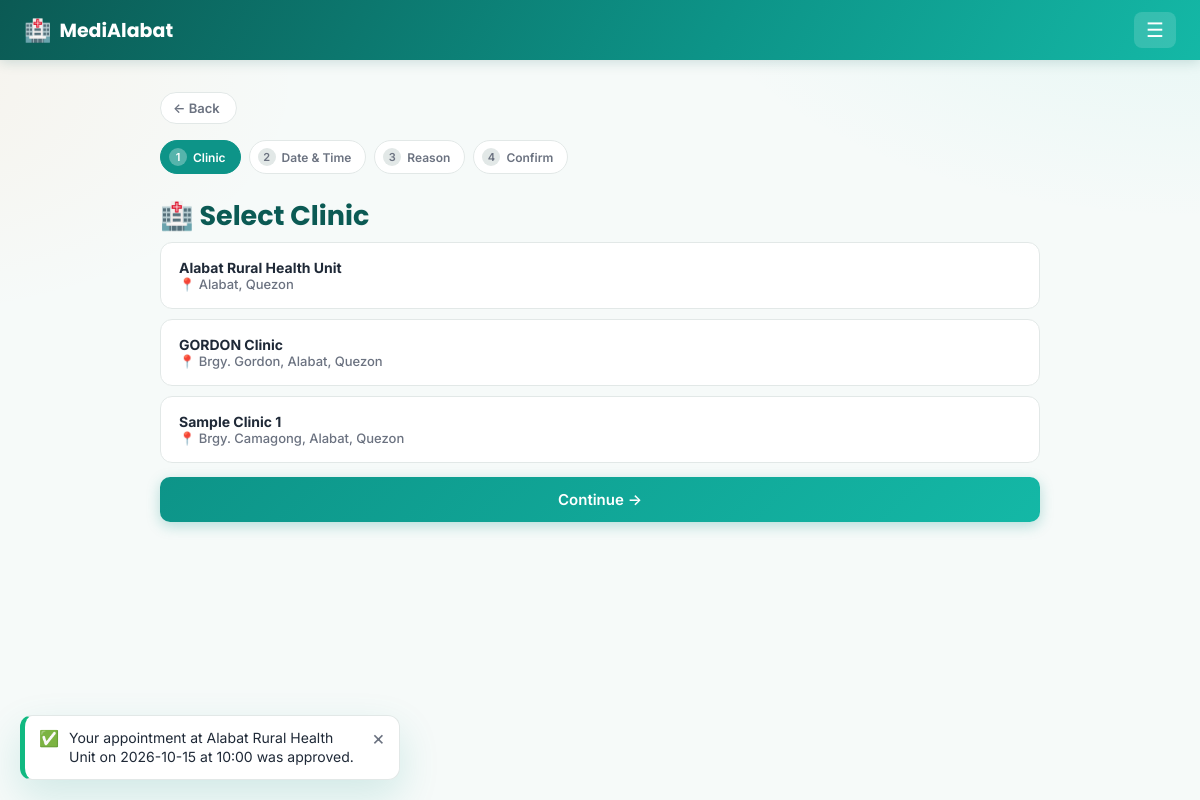
The page /appointment/new (signed in) on the database its author committed.
### tables this page shows
CREATE TABLE clinics (
    id INTEGER PRIMARY KEY AUTOINCREMENT,
    name TEXT NOT NULL,
    address TEXT
);

### app.py (the view)
@app.route("/appointment/new", methods=["GET", "POST"])
@login_required(role="patient")
def new_appointment_clinic(user):
    conn = get_db()
    if request.method == "POST":
        session["new_appt"] = {"clinic_id": request.form["clinic_id"]}
        conn.close()
        return redirect(url_for("new_appointment_datetime"))
    clinics = conn.execute("SELECT * FROM clinics ORDER BY name").fetchall()
    conn.close()
    return render_template("patient/new_appointment_clinic.html", clinics=clinics)

### app.py (called while the page is built)
def current_user():
    if "user_id" not in session:
        return None
    conn = get_db()
    user = conn.execute("SELECT * FROM users WHERE id = ?", (session["user_id"],)).fetchone()
    conn.close()
    return user

def current_lang():
    return session.get("lang", DEFAULT_LANG)

@app.context_processor
def inject_globals():
    lang = current_lang()
    def fdate(d):
        """'October 8, 2026' / 'Oktubre 8, 2026' — month name follows the active language."""
        return f"{_t('month.' + str(d.month), lang=lang)} {d.day}, {d.year}"
    def fdatetime(value):
        """Format a stored 'YYYY-MM-DD HH:MM' string; returns '' for empty/unparseable values."""
        try:
            dt = datetime.strptime(value, "%Y-%m-%d %H:%M")
        except (TypeError, ValueError):
            return ""
        hour12 = dt.hour % 12 or 12
        return f"{fdate(dt.date())} · {hour12}:{dt.minute:02d} {'AM' if dt.hour < 12 else 'PM'}"
    return {
        "current_user": current_user(),
        "current_lang": lang,
        "t": lambda key, **kwargs: _t(key, lang=lang, **kwargs),
        "fdate": fdate,
        "fdatetime": fdatetime,
    }

def login_required(role=None):
    def decorator(view):
        @functools.wraps(view)
        def wrapped(*args, **kwargs):
            user = current_user()
            if user is None:
                return redirect(url_for("login"))
            if user["role"] == "staff" and user["status"] != "active":
                session.clear()                    # an unapproved / rejected staff account must never get in
                return redirect(url_for("login"))
            if role and user["role"] != role:
                abort(403)
            return view(user, *args, **kwargs)
        return wrapped
    return decorator

### db.py (called while the page is built)
def get_db():
    conn = sqlite3.connect(DB_PATH)
    conn.row_factory = sqlite3.Row
    conn.execute("PRAGMA foreign_keys = ON")
    return conn

### translations.py (called while the page is built)
def t(key, lang="en", **kwargs):
    entry = TRANSLATIONS.get(key)
    if not entry:
        return key
    text = entry.get(lang) or entry.get(DEFAULT_LANG) or key
    if kwargs:
        try:
            text = text.format(**kwargs)
        except (KeyError, IndexError):
            pass
    return text

### templates/patient/new_appointment_clinic.html (shortened to what this page needs)
{% extends "base.html" %}
{% block content %}
<div class="wizard-steps">
    <span class="step active"><i>1</i> {{ t('wizard.step_clinic') }}</span>
    <span class="step"><i>2</i> {{ t('wizard.step_datetime') }}</span>
    <span class="step"><i>3</i> {{ t('wizard.step_reason') }}</span>
    <span class="step"><i>4</i> {{ t('wizard.step_confirm') }}</span>
</div>
<h1 class="fade-in">🏥 {{ t('wizard.select_clinic') }}</h1>
<form method="POST" class="stack-form">
    <div class="radio-group">
        {% for clinic in clinics %}
        <label class="radio-card">
            <div>
                <div class="radio-title">{{ clinic.name }}</div>
                <div class="radio-sub">📍 {{ clinic.address }}</div>
            </div>
        </label>
        {% endfor %}
    </div>
    <button type="submit" class="btn-primary">{{ t('wizard.continue') }} →</button>
</form>
{% endblock %}

### static/style.css (style rules this page uses)
:root { --primary: #0d9488; --primary-dark: #0f766e; --primary-darker: #0b5a54; --accent: #2dd4bf; --accent-warm: #fb923c; --bg: #f6faf9; --card-bg: #ffffff; --text: #1f2937; --muted: #6b7280; --danger: #dc2626; --border: #e2e8e7; --radius: 14px; --radius-lg: 20px; --shadow-sm: 0 1px 3px rgba(15, 23, 42, 0.06); --shadow-md: 0 8px 24px rgba(13, 148, 136, 0.10); --shadow-lg: 0 16px 40px rgba(13, 148, 136, 0.16); --heading: var(--primary-darker); --subheading: var(--primary-dark); --input-bg: #fbfdfd; --surface-faint: #edf2f1; --control-bg: #ffffff; --hero-gradient: linear-gradient(135deg, #0d9488 0%, #14b8a6 50%, #2dd4bf 100%); --nav-gradient: linear-gradient(120deg, #0b5a54, #0d9488 60%, #14b8a6); --btn-gradient: linear-gradient(135deg, #0d9488, #14b8a6); --btn-shadow: rgba(13, 148, 136, 0.28); --solid: #0d9488; --tint: #ecfdf9; --tint-strong: #d1fae5; --text-on-tint: #0b5a54; --ai-card-bg: linear-gradient(135deg, #ecfdf9, #fff7ed); --danger-tint: #fef2f2; --warn-tint: #fff7ed; --chip-pending-bg: #fef3c7; --chip-pending-fg: #92400e; --chip-approved-bg: #d1fae5; --chip-approved-fg: #065f46; --chip-resched-bg: #fed7aa; --chip-resched-fg: #9a3412; --flash-ok-bg: #d1fae5; --flash-ok-fg: #065f46; --flash-err-bg: #fee2e2; --flash-err-fg: #991b1b; --slot-open-fg: #065f46; --slot-blocked-bg: #fef2f2; --slot-blocked-border: #fecaca; --slot-blocked-fg: #991b1b; --slot-approved-bg: #ecfdf9; --sun: #dc2626; --sat: #2563eb; --am-bg: #fff7ed; --am-border: #fed7aa; --am-fg: #9a3412; --am-label: #b45309; --pm-bg: #eef2ff; --pm-border: #c7d2fe; --pm-fg: #3730a3; --pm-label: #4338ca; color-scheme: light; }
* { box-sizing: border-box; overflow-wrap: break-word; }
body { margin: 0; font-family: 'Inter', system-ui, -apple-system, sans-serif; transition: background-color 0.2s ease, color 0.2s ease; background: radial-gradient(900px 500px at 100% -10%, rgba(45, 212, 191, 0.10), transparent 60%), radial-gradient(700px 400px at -10% 10%, rgba(251, 146, 60, 0.07), transparent 60%), var(--bg); background-attachment: fixed; color: var(--text); -webkit-font-smoothing: antialiased; }
h1, h2, h3, .brand, .brand-lg { font-family: 'Poppins', 'Inter', system-ui, sans-serif; }
.fade-in { animation: fadeInUp 0.35s ease both; }
h1 { font-size: 27px; margin-bottom: 6px; font-weight: 700; color: var(--heading); }
.stack-form { display: flex; flex-direction: column; gap: 14px; }
.stack-form label { display: flex; flex-direction: column; gap: 6px; font-size: 14px; font-weight: 600; color: var(--text); }
button { font-family: inherit; cursor: pointer; }
.btn-primary { background: var(--btn-gradient); color: white; border: none; padding: 13px 24px; border-radius: 10px; font-size: 15px; font-weight: 600; display: inline-block; text-align: center; box-shadow: 0 4px 14px var(--btn-shadow); transition: transform 0.15s ease, box-shadow 0.15s ease; }
.wizard-steps { display: flex; gap: 8px; margin-bottom: 22px; flex-wrap: wrap; }
.wizard-steps .step { display: flex; align-items: center; gap: 6px; font-size: 12px; padding: 7px 14px 7px 8px; border-radius: 20px; background: var(--control-bg); color: var(--muted); font-weight: 600; border: 1px solid var(--border); }
.wizard-steps .step i { display: inline-flex; align-items: center; justify-content: center; width: 18px; height: 18px; border-radius: 50%; font-style: normal; background: var(--border); color: var(--muted); font-size: 11px; }
.wizard-steps .step.active { background: var(--solid); color: white; border-color: var(--solid); }
.wizard-steps .step.active i { background: rgba(255,255,255,0.3); color: white; }
.radio-group { display: flex; flex-direction: column; gap: 10px; }
.radio-card { display: flex; align-items: center; gap: 12px; border: 1.5px solid var(--border); border-radius: 12px; padding: 16px 18px; cursor: pointer; background: var(--control-bg); position: relative; transition: border-color 0.15s ease, background 0.15s ease, transform 0.15s ease; }
.stack-form .radio-card { flex-direction: row; align-items: center; gap: 12px; font-size: 14px; color: var(--text); }
.radio-title { font-weight: 700; color: var(--text); text-align: left; }
.radio-sub { color: var(--muted); font-size: 13px; text-align: left; font-weight: 500; }

### rows shown on the page
clinics: name "Alabat Rural Health Unit", address "Alabat, Quezon"
clinics: name "GORDON Clinic", address "Brgy. Gordon, Alabat, Quezon"
clinics: name "Sample Clinic 1", address "Brgy. Camagong, Alabat, Quezon"

### other values the page prints
{{ t('nav.back') }} "Back"
{{ t('wizard.step_clinic') }} "Clinic"
{{ t('wizard.step_datetime') }} "Date & Time"
{{ t('wizard.step_reason') }} "Reason"
{{ t('wizard.step_confirm') }} "Confirm"
{{ t('wizard.select_clinic') }} "Select Clinic"
{{ t('wizard.continue') }} "Continue"
